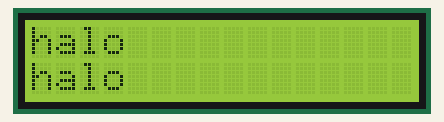
This sketch was run on a simulated Arduino Uno, built with avr-gcc and run on an emulated ATmega328P. Shown: 16×2 character LCD.

Above: at 0.1 s.
At 3.1 s:
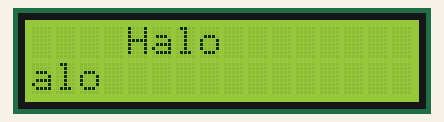
At 9.3 s:
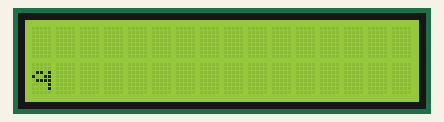
At 21.1 s:
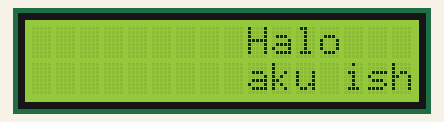
At 29.3 s:
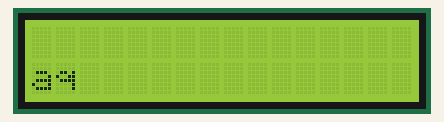
At 39.5 s:
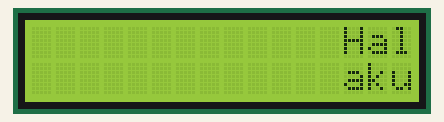

The sketch:

Code.ino
```cpp
#include <LiquidCrystal_I2C.h>

LiquidCrystal_I2C lcd(0x27,16,2);  // Kalau gagal ganti 0x3F ke 0x27 for a 16 chars and 2 line display

void setup()
{
  lcd.init();                      // initialize the lcd
  lcd.backlight();          // Print a message to the LCD
  lcd.setCursor(0,0);
  lcd.print("halo");

  lcd.setCursor(0,1);
  lcd.print("halo");
  delay (3000);
}


void loop()
{
  lcd.setCursor(0,0);
  lcd.print("     Halo");
  lcd.scrollDisplayLeft() ;
  delay(500);

  lcd.setCursor(0,1);
  lcd.print("     aku ishaq");
  lcd.scrollDisplayLeft() ;
  delay(500);
}
```

Measured:
- what the display in image 1 shows lasts 0.5 s, from 3.1 s to 3.6 s
